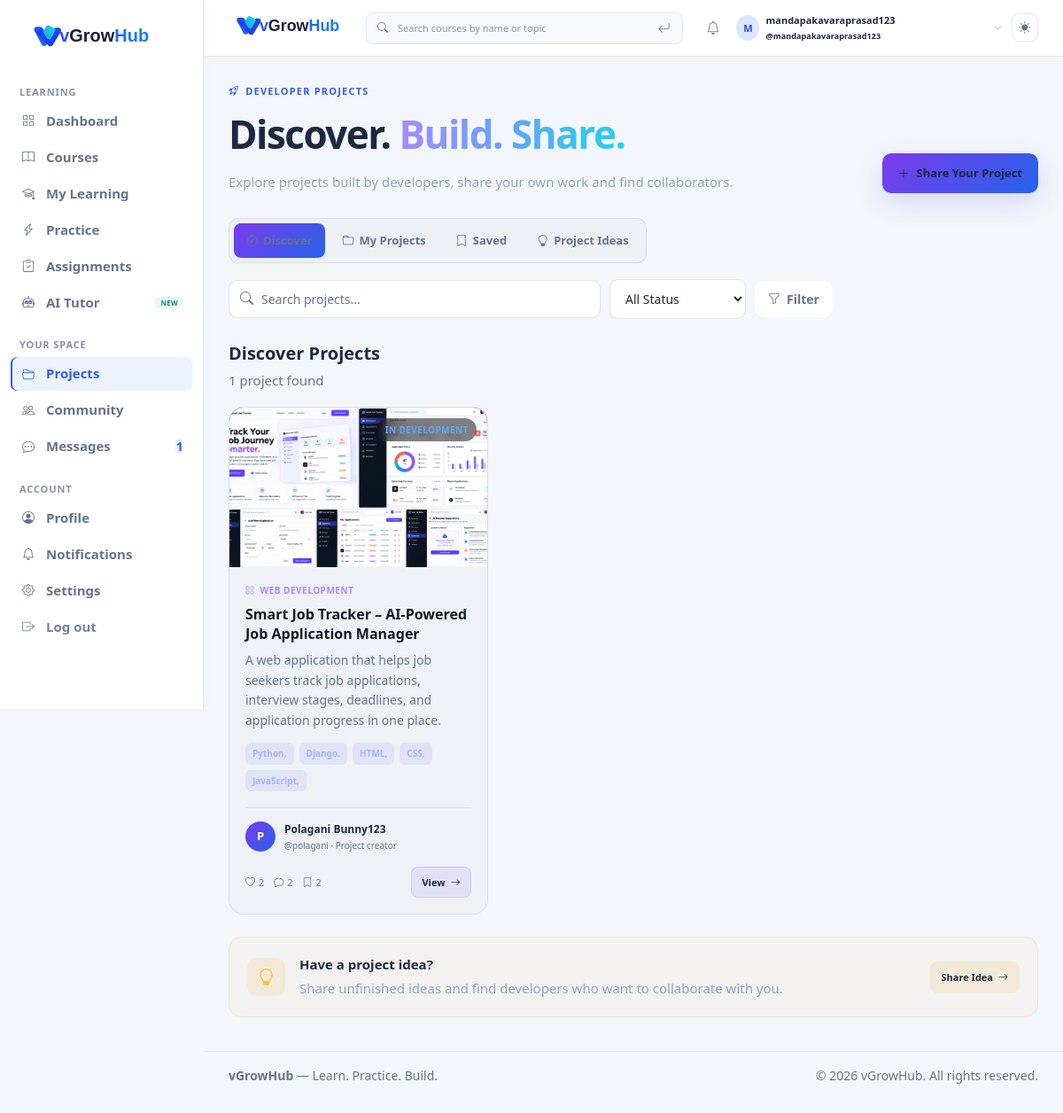
The page /projects/ (signed in) on the database as committed earlier.
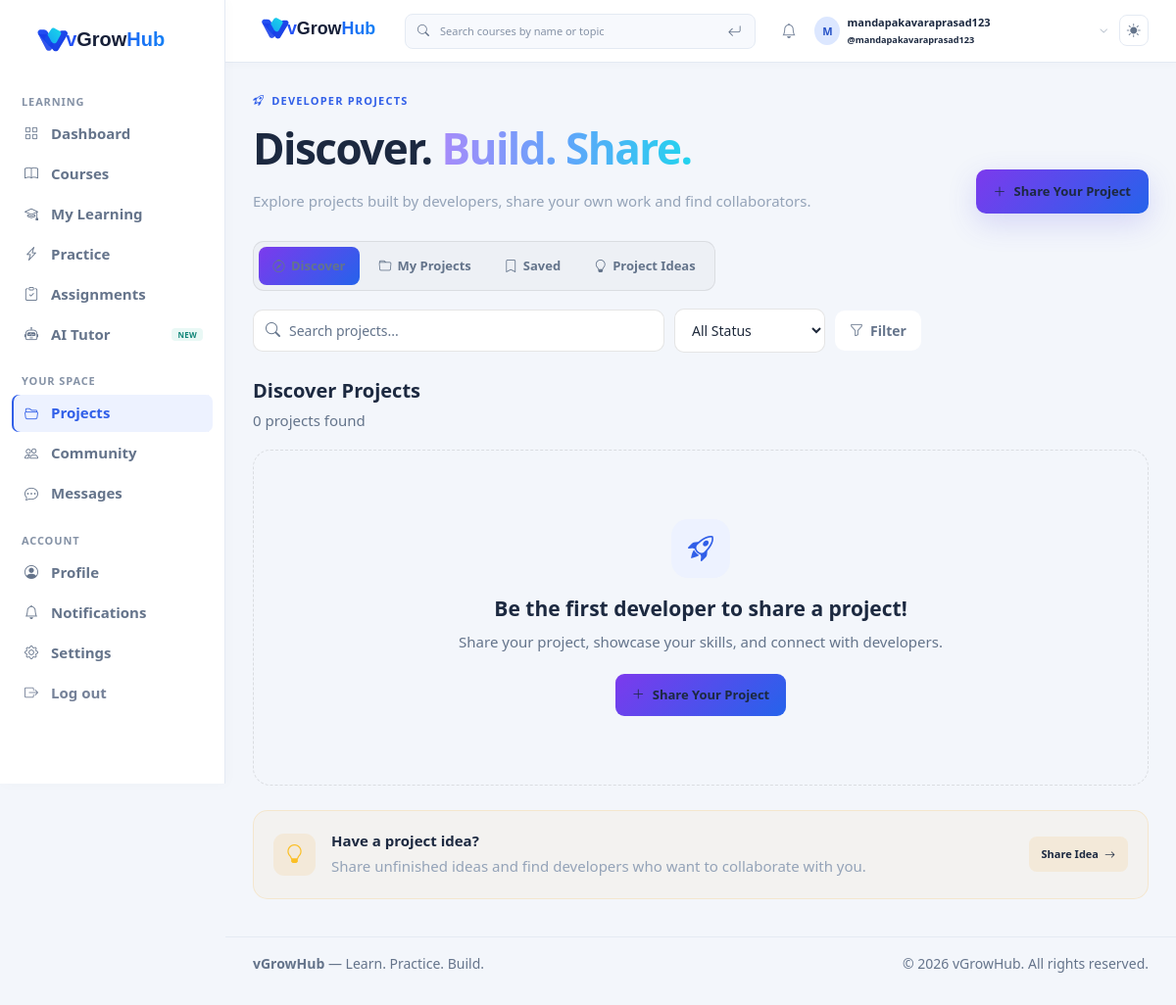
The same page on the database as committed later.
### blog/models.py (models this page shows, shortened)
class Project(models.Model):
    STATUS_CHOICES = [
        ("idea", "Idea"),
        ("development", "In Development"),
        ("completed", "Completed"),
        ("live", "Live"),
    ]
    owner = models.ForeignKey(
        User,
        on_delete=models.CASCADE,
        related_name="projects"
    )
    title = models.CharField(
        max_length=200
    )
    short_description = models.CharField(
        max_length=300
    )
    description = models.TextField()
    category = models.CharField(
        max_length=100
    )
    tech_stack = models.CharField(
        max_length=500,
        blank=True
    )
    status = models.CharField(
        max_length=20,
        choices=STATUS_CHOICES,
        default="idea"
    )
    problem = models.TextField(
        blank=True
    )
    features = models.TextField(
        blank=True
    )
    github_url = models.URLField(
        blank=True
    )
    live_demo_url = models.URLField(
        blank=True
    )
    looking_for_collaborators = models.BooleanField(
        default=False
    )
    collaborator_types = models.CharField(
        max_length=500,
        blank=True
    )
    original_description = models.TextField(
        blank=True
    )
    ai_improved_description = models.TextField(
        blank=True
    )
    ai_improved = models.BooleanField(
        default=False
    )
    created_at = models.DateTimeField(
        auto_now_add=True
    )
    updated_at = models.DateTimeField(
        auto_now=True
    )

class ProjectImage(models.Model):
    project = models.ForeignKey(
        Project,
        on_delete=models.CASCADE,
        related_name="images"
    )
    image = models.ImageField(
        upload_to="projects/"
    )
    alt_text = models.CharField(
        max_length=200,
        blank=True
    )
    uploaded_at = models.DateTimeField(
        auto_now_add=True
    )

class UserProfile(models.Model):
    GOAL_CHOICES = [
        ('python', 'Learn Python'),
        ('full_stack', 'Become a Full Stack Developer'),
        ('django', 'Learn Django'),
        ('dsa', 'Improve DSA'),
        ('interview', 'Prepare for Interviews'),
        ('projects', 'Build Projects'),
        ('job', 'Get Job Ready'),
        ('other', 'Other'),
        ('skill', 'Learn a New Skill'),
    ]
    user = models.OneToOneField(
        User,
        on_delete=models.CASCADE,
        related_name='profile_data'
    )
    display_name = models.CharField(
        max_length=150,
        blank=True,
        default=''
    )
    profile_picture = models.ImageField(
        upload_to='profile_pictures/',
        blank=True,
        null=True
    )
    is_private = models.BooleanField(
        default=False
    )
    goal = models.CharField(
        max_length=20,
        choices=GOAL_CHOICES,
        blank=True,
        null=True
    )
    onboarding_completed = models.BooleanField(
        default=True
    )
    is_deactivated = models.BooleanField(
        default=False
    )
    deactivated_at = models.DateTimeField(
        null=True,
        blank=True,
    )
    deletion_requested_at = models.DateTimeField(
        null=True,
        blank=True,
    )
    scheduled_deletion_at = models.DateTimeField(
        null=True,
        blank=True,
    )
    created_at = models.DateTimeField(
        auto_now_add=True
    )
    updated_at = models.DateTimeField(
        auto_now=True
    )

### blog/views.py (the view)
@login_required
def projects(request):
    search = request.GET.get(
        'search',
        ''
    ).strip()
    category = request.GET.get(
        'category',
        ''
    ).strip()
    status = request.GET.get(
        'status',
        ''
    ).strip()
    tab = request.GET.get(
        'tab',
        'discover'
    )
    projects_queryset = Project.objects.all().select_related(
        'owner'
    ).prefetch_related(
        'images'
    ).order_by(
        '-created_at'
    ).filter(
        _user_content_visibility_filter('owner', request.user)
    )
    if search:
        projects_queryset = projects_queryset.filter(
            title__icontains=search
        ) | projects_queryset.filter(
            short_description__icontains=search
        )
    if category:
        projects_queryset = projects_queryset.filter(
            category__iexact=category
        )
    if status:
        projects_queryset = projects_queryset.filter(
            status=status
        )
    if tab == 'my':
        projects_queryset = projects_queryset.filter(
            owner=request.user
        )
    elif tab == 'saved':
        projects_queryset = projects_queryset.filter(
            saves__user=request.user
        )
    context = {
        'projects': projects_queryset,
        'username': request.user.username,
        'search': search,
        'category': category,
        'status': status,
        'tab': tab,
    }
    return render(
        request,
        'blog/projects.html',
        context
    )

### blog/context_processors.py (called while the page is built)
def site_name(request):
    return {
        "SITE_NAME": settings.SITE_NAME
    }

def unread_message_count(request):
    if not request.user.is_authenticated:
        return {
            "UNREAD_MESSAGE_COUNT": 0
        }
    count = Message.objects.filter(
        Q(conversation__project_owner=request.user) |
        Q(conversation__participant=request.user),
        is_read=False
    ).exclude(
        sender=request.user
    ).count()
    return {
        "UNREAD_MESSAGE_COUNT": count
    }

### templates/blog/projects.html (shortened to what the changed rows need)
{% extends "blog/base.html" %}
{% load static %}
{% block extra_css %}
<link rel="stylesheet" href="{% static 'css/projects.css' %}">
{% endblock %}
{% block content %}
<div class="projects-page">
    <section class="projects-header">
        <div class="projects-header-content">
            <h1>
                Discover.
                <span>Build. Share.</span>
            </h1>
        </div>
    </section>
    <div class="project-results-header">
        <div>
            <h2>
                {% if tab == "my" %}
                    My Projects
                {% elif tab == "saved" %}
                    Saved Projects
                {% elif tab == "ideas" %}
                    Project Ideas
                {% else %}
                    Discover Projects
                {% endif %}
            </h2>
            <p>
                {{ projects|length }}
                project{{ projects|length|pluralize }}
                found
            </p>
        </div>
    </div>
    {% if projects %}
        <section class="project-grid">
            {% for project in projects %}
                <article class="project-card">
                    <a
                        href="{% url 'blog:project_detail' project.pk %}"
                        class="project-image"
                    >
                        {% with first_image=project.images.first %}
                            {% if first_image %}
                                <img
                                    src="{{ first_image.image.url }}"
                                    alt="{{ project.title }}"
                                >
                            {% else %}
                                <div class="project-placeholder">
                                    <i class="bi bi-code-square"></i>
                                </div>
                            {% endif %}
                        {% endwith %}
                        <span class="project-status status-{{ project.status }}">
                            {% if project.status == "idea" %}
                                IDEA
                            {% elif project.status == "development" %}
                                IN DEVELOPMENT
                            {% elif project.status == "completed" %}
                                COMPLETED
                            {% elif project.status == "live" %}
                                LIVE
                            {% endif %}
                        </span>
                    </a>
                    <div class="project-body">
                        <div class="project-category">
                            <i class="bi bi-grid"></i>
                            {{ project.category }}
                        </div>
                        <h3>
                            <a
                                href="{% url 'blog:project_detail' project.pk %}"
                            >
                                {{ project.title }}
                            </a>
                        </h3>
                        <p class="project-description">
                            {{ project.short_description }}
                        </p>
                        {% if project.tech_stack %}
                            <div class="project-tech">
                                {% for tech in project.tech_stack.split|slice:":5" %}
                                    <span>
                                        {{ tech }}
                                    </span>
                                {% endfor %}
                            </div>
                        {% endif %}
                        <div class="project-owner">
                            <div class="owner-avatar">
                                {{ project.owner.profile_data.display_name|default:project.owner.username|first|upper }}
                            </div>
                            <div class="owner-info">
                                <strong>
                                    {{ project.owner.profile_data.display_name|default:project.owner.username }}
                                </strong>
                                <span>
                                    @{{ project.owner.username|lower }} · Project creator
                                </span>
                            </div>
                        </div>
                        <div class="project-card-footer">
                            <div class="project-stats">
                                <span>
                                    <i class="bi bi-heart"></i>
                                    {{ project.likes.count }}
                                </span>
                                <span>
                                    <i class="bi bi-chat"></i>
                                    {{ project.comments.count }}
                                </span>
                                <span>
                                    <i class="bi bi-bookmark"></i>
                                    {{ project.saves.count }}
                                </span>
                            </div>
                            <a
                                href="{% url 'blog:project_detail' project.pk %}"
                                class="view-project-btn"
                            >
                                View
                                <i class="bi bi-arrow-right"></i>
                            </a>
                        </div>
                    </div>
                </article>
            {% endfor %}
        </section>
    {% else %}
        <section class="empty-projects">
            <div class="empty-icon">
                <i class="bi bi-rocket-takeoff"></i>
            </div>
            <h2>
                Be the first developer to share a project!
            </h2>
            <p>
                Share your project, showcase your skills,
                and connect with developers.
            </p>
            <a
                href="{% url 'blog:create_project' %}"
                class="empty-create-btn"
            >
                <i class="bi bi-plus-lg"></i>
                Share Your Project
            </a>
        </section>
    {% endif %}
</div>
{% endblock %}

Rows that differ between the two databases and show on the page:
removed Project: images.first.image (picture), status "IN DEVELOPMENT", category "WEB DEVELOPMENT", title "Smart Job Tracker – AI-Powered Job Application Manager", short_description "A web application that helps job seekers track job applications, interview stages, deadlines, and application progress in one place.", split "Python," "Django," "HTML," "CSS," "JavaScript,", owner.profile_data.display_name|first "P", owner.profile_data.display_name "Polagani Bunny123", owner.username "polagani", likes.count "2", comments.count "2", saves.count "2"
Other text that changed with them:
{{ projects|length }}: "1" → "0"
{{ unread_count }}: "1" → (not shown)
text now shown: "Be the first developer to share a project! Share your project, showcase your skills, and connect with developers. Share Your Project"
